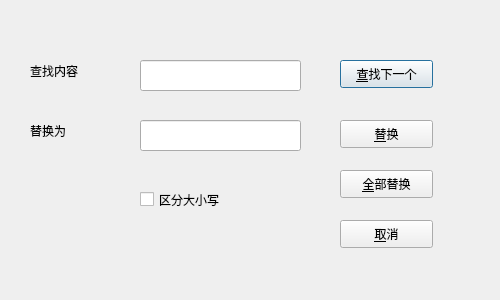
<?xml version="1.0" encoding="UTF-8"?>
<ui version="4.0">
 <class>ReplaceDialog</class>
 <widget class="QDialog" name="ReplaceDialog">
  <property name="geometry">
   <rect>
    <x>0</x>
    <y>0</y>
    <width>500</width>
    <height>300</height>
   </rect>
  </property>
  <property name="windowTitle">
   <string>Replace</string>
  </property>
  <widget class="QLabel" name="find_label">
   <property name="geometry">
    <rect>
     <x>30</x>
     <y>60</y>
     <width>91</width>
     <height>21</height>
    </rect>
   </property>
   <property name="styleSheet">
    <string notr="true">font: 10pt &quot;Agency FB&quot;;</string>
   </property>
   <property name="text">
    <string>查找内容</string>
   </property>
  </widget>
  <widget class="QLabel" name="replace_label">
   <property name="geometry">
    <rect>
     <x>30</x>
     <y>120</y>
     <width>81</width>
     <height>21</height>
    </rect>
   </property>
   <property name="styleSheet">
    <string notr="true">font: 10pt &quot;Agency FB&quot;;</string>
   </property>
   <property name="text">
    <string>替换为</string>
   </property>
  </widget>
  <widget class="QLineEdit" name="find_lineEdit">
   <property name="geometry">
    <rect>
     <x>140</x>
     <y>60</y>
     <width>161</width>
     <height>31</height>
    </rect>
   </property>
  </widget>
  <widget class="QLineEdit" name="replace_lineEdit">
   <property name="geometry">
    <rect>
     <x>140</x>
     <y>120</y>
     <width>161</width>
     <height>31</height>
    </rect>
   </property>
  </widget>
  <widget class="QPushButton" name="find_next_button">
   <property name="geometry">
    <rect>
     <x>340</x>
     <y>60</y>
     <width>93</width>
     <height>28</height>
    </rect>
   </property>
   <property name="text">
    <string>&amp;查找下一个</string>
   </property>
  </widget>
  <widget class="QPushButton" name="replace_one_button">
   <property name="geometry">
    <rect>
     <x>340</x>
     <y>120</y>
     <width>93</width>
     <height>28</height>
    </rect>
   </property>
   <property name="text">
    <string>&amp;替换</string>
   </property>
  </widget>
  <widget class="QPushButton" name="replace_all_button">
   <property name="geometry">
    <rect>
     <x>340</x>
     <y>170</y>
     <width>93</width>
     <height>28</height>
    </rect>
   </property>
   <property name="text">
    <string>&amp;全部替换</string>
   </property>
  </widget>
  <widget class="QPushButton" name="cancel_button">
   <property name="geometry">
    <rect>
     <x>340</x>
     <y>220</y>
     <width>93</width>
     <height>28</height>
    </rect>
   </property>
   <property name="text">
    <string>&amp;取消</string>
   </property>
  </widget>
  <widget class="QCheckBox" name="ignore_flag">
   <property name="geometry">
    <rect>
     <x>140</x>
     <y>190</y>
     <width>131</width>
     <height>19</height>
    </rect>
   </property>
   <property name="text">
    <string>区分大小写</string>
   </property>
  </widget>
 </widget>
 <resources/>
 <connections/>
</ui>
